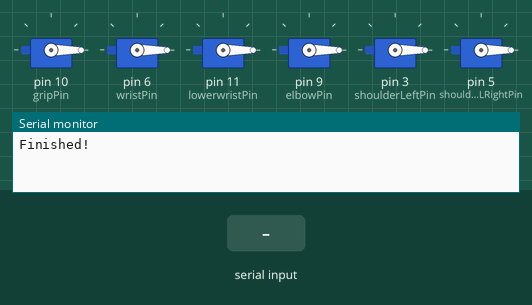
A sketch run on a simulated Arduino Uno, built with avr-gcc and run on an emulated ATmega328P. Shown: 6 × servo, the last lines printed to the serial monitor. The test bench sets the inputs (shaded band).

Above: at 1.4 s.
1.5 s: "s1120\n" received over the second serial link
At 2.9 s:
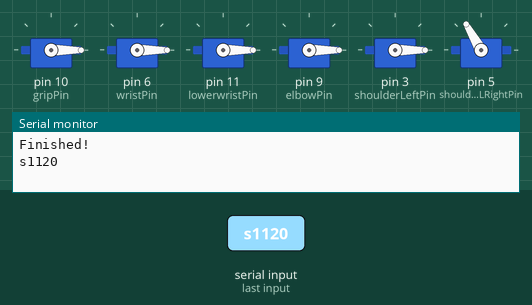
4.0 s: "s190\n" received over the second serial link
At 6.1 s:
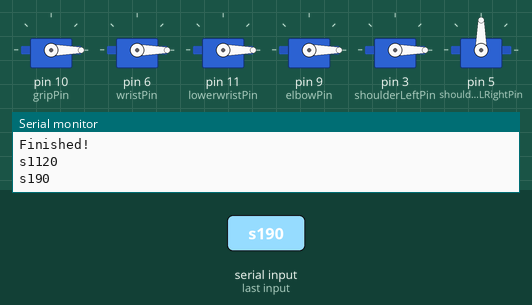
6.5 s: "s290\n" received over the second serial link
At 8.7 s:
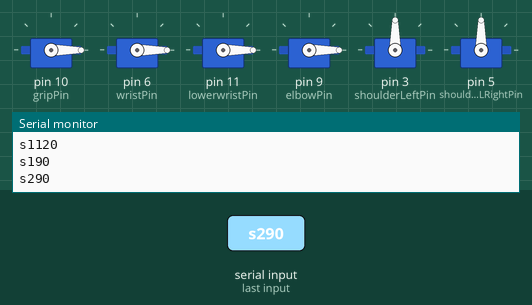
9.0 s: "s1,45\n" received over the second serial link
At 11.2 s:
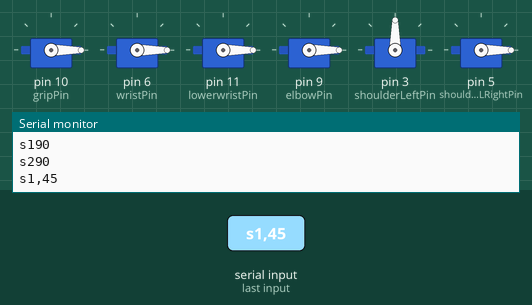
11.5 s: "s390\n" received over the second serial link
At 13.6 s:
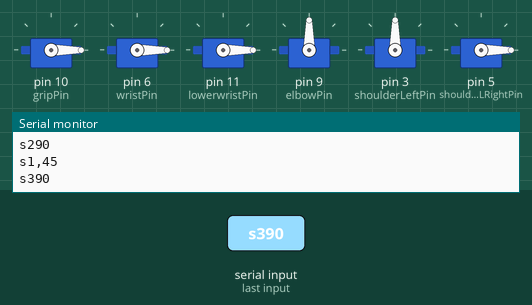
14.1 s: "s2" received over the second serial link
At 16.4 s:
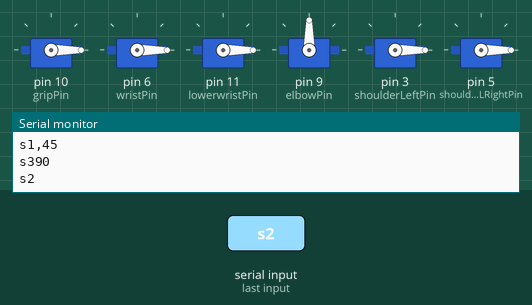
Timing chart, 0 to 17.8 s (numbered marks = the images above; inputs shaded):
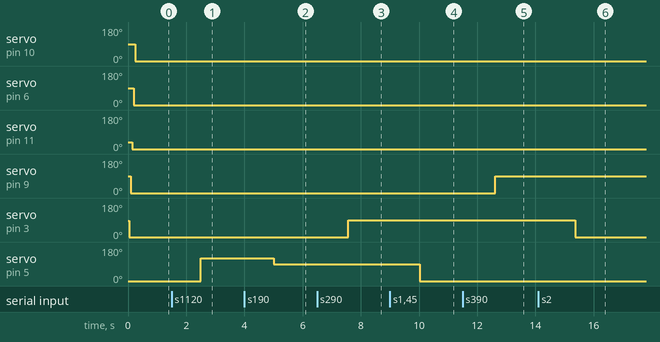

Measured:
- after the input at 1.5 s, servo on pin 5 (shoulderLRightPin): 0° → 120° after 1.0 s
- after the input at 4.0 s, servo on pin 5 (shoulderLRightPin): 120° → 90° after 1.0 s
- after the input at 6.5 s, servo on pin 3 (shoulderLeftPin): 0° → 90° after 1.1 s
- after the input at 9.0 s, servo on pin 5 (shoulderLRightPin): 90° → 0° after 1.0 s
- after the input at 11.5 s, servo on pin 9 (elbowPin): 0° → 90° after 1.1 s
- after the input at 14.1 s, servo on pin 3 (shoulderLeftPin): 90° → 0° after 1.3 s

The sketch:

allservos90Deg.ino
```cpp
#include <SoftwareSerial.h>  //this is for serial communication
#include <Servo.h>

Servo grip;           //6 -> 10 а.к.а grip in out
Servo wrist;          //5 -> 6 въртене грип
Servo lowerwrist;     //4 -> 11 пин kitka
Servo elbow;          //3 -> 9 lakut
Servo shoulderLeft;   //2 -> 3 по платка
Servo shoulderRight;  //1-> 5 по платка

SoftwareSerial Bluetooth(2, 4);  //rx tx //7 2

int gripPos, wristPos, lowerwristPos, elbowPos, shoulderLeftPos, shoulderRightPos;                          // current position
int gripPrevPos, wristPrevPos, lowerwristPrevPos, elbowPrevPos, shoulderLeftPrevPos, shoulderRightPrevPos;  // prev position

// Control and feedback pins
int gripPin = 10;
int wristPin = 6;
int lowerwristPin = 11;
int elbowPin = 9;
int shoulderLeftPin = 3;
int shoulderLRightPin = 5;
String dataIn = "";

//old pins on arduino
// int gripPin = 3;
// int wristPin = 5;
// int lowerwristPin = 6;
// int elbowPin = 9;
// int shoulderLeftPin = 10;
// int shoulderLRightPin = 11;


void setup() {
  grip.attach(gripPin);
  wrist.attach(wristPin);
  lowerwrist.attach(lowerwristPin);
  elbow.attach(elbowPin);
  shoulderLeft.attach(shoulderLeftPin);
  shoulderRight.attach(shoulderLRightPin);
  // Setup Serial Monitor
  Serial.begin(9600);
  Bluetooth.begin(9600);

//Inirial pos of Robin
  gripPrevPos = 90;
  wristPrevPos = 150;
  lowerwristPrevPos = 35;
  elbowPrevPos = 90;
  shoulderLeftPrevPos = 85;
  shoulderRightPrevPos = 80;

  // Home the servo motor
  grip.write(90);
  wrist.write(90);
  lowerwrist.write(lowerwristPrevPos);  //this is straight
  elbow.write(elbowPrevPos);
  shoulderLeft.write(shoulderLeftPrevPos);
  shoulderRight.write(shoulderRightPrevPos);

  Serial.println("Finished!");
}

void loop() {
  if (Bluetooth.available() > 0) {
    dataIn = Bluetooth.readString();
    Serial.println(dataIn);}

    if (dataIn.startsWith("s1")) {
      String dataInS = dataIn.substring(2, dataIn.length());  //from "s1120" to "120"
      shoulderRightPos = dataInS.toInt();
    }

    shoulderRight.write(shoulderRightPos);
    delay(50);

    if (dataIn.startsWith("s2")) {
      String dataInS = dataIn.substring(2, dataIn.length());  //from "s1120" to "120"
      shoulderLeftPos = dataInS.toInt();
    }

    shoulderLeft.write(shoulderLeftPos);
    delay(50);

    if (dataIn.startsWith("s3")) { //?
      String dataInS = dataIn.substring(2, dataIn.length());  //from "s1120" to "120"
      elbowPos = dataInS.toInt();
    }

    elbow.write(elbowPos);
    delay(50);

     if (dataIn.startsWith("s4")) {
      String dataInS = dataIn.substring(2, dataIn.length());  //from "s1120" to "120"
      lowerwristPos = dataInS.toInt();
    }

    lowerwrist.write(lowerwristPos);
    delay(50);

     if (dataIn.startsWith("s5")) {
      String dataInS = dataIn.substring(2, dataIn.length());  //from "s1120" to "120"
      wristPos = dataInS.toInt();
    }

    wrist.write(wristPos);
    delay(50);

    if (dataIn.startsWith("s6")) {
      String dataInS = dataIn.substring(2, dataIn.length());  //from "s1120" to "120"
      gripPos = dataInS.toInt();
    }

    grip.write(gripPos);
    delay(50);
    // if(gripPrevPos > gripPos)
    // {
    //      for ( int j = gripPrevPos; j >= gripPos; j--) {   // Run servo down
    //       grip.write(j);
    //       delay(20);    // defines the speed at which the servo rotates
    //     }
    // }


    // if (servo1PPos < servo1Pos) {
    //     for ( int j = servo1PPos; j <= servo1Pos; j++) {   // Run servo up
    //       servo01.write(j);
    //       delay(20);
    //     }
    //   }
    //tuk
    //   dataIn = Bluetooth.readString();  // Read the data as string
    // if(Serial.available()>0)
    // {
    //   int degree=Serial.parseInt();

    //   if (degree>0) {
    //     myservo.write(degree);
    //      myservo2.write(185-degree);
    //     Serial.println(degree);
    //   }
    // }
    // feedbackValue = analogRead(feedbackPin);
    // Serial.println(feedbackValue);
  }
//}
//}
```
